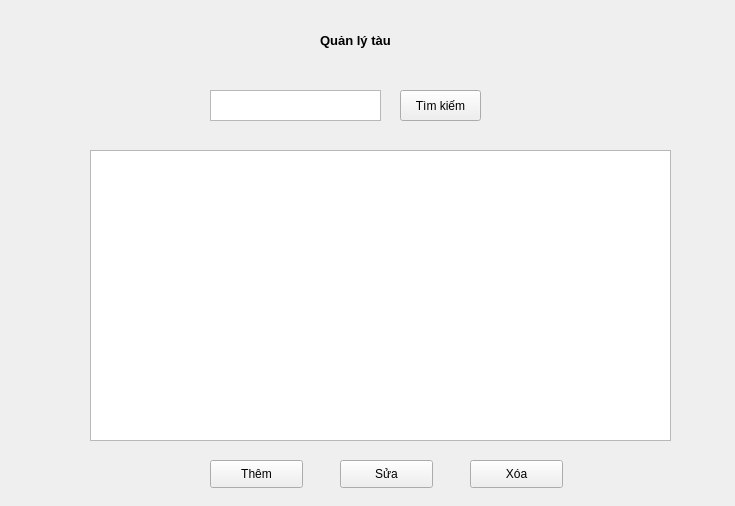
<?xml version="1.0" encoding="UTF-8"?>
<ui version="4.0">
 <class>Form</class>
 <widget class="QWidget" name="Form">
  <property name="geometry">
   <rect>
    <x>0</x>
    <y>0</y>
    <width>735</width>
    <height>506</height>
   </rect>
  </property>
  <property name="windowTitle">
   <string>Form</string>
  </property>
  <widget class="QLabel" name="label">
   <property name="geometry">
    <rect>
     <x>320</x>
     <y>20</y>
     <width>131</width>
     <height>41</height>
    </rect>
   </property>
   <property name="font">
    <font>
     <pointsize>10</pointsize>
     <weight>75</weight>
     <bold>true</bold>
    </font>
   </property>
   <property name="text">
    <string>Quản lý tàu</string>
   </property>
   <property name="textFormat">
    <enum>Qt::PlainText</enum>
   </property>
  </widget>
  <widget class="QPushButton" name="btn_tim_kiem">
   <property name="geometry">
    <rect>
     <x>400</x>
     <y>90</y>
     <width>81</width>
     <height>31</height>
    </rect>
   </property>
   <property name="text">
    <string>Tìm kiếm</string>
   </property>
  </widget>
  <widget class="QTableWidget" name="tableWidget">
   <property name="geometry">
    <rect>
     <x>90</x>
     <y>150</y>
     <width>581</width>
     <height>291</height>
    </rect>
   </property>
  </widget>
  <widget class="QPushButton" name="btn_them">
   <property name="geometry">
    <rect>
     <x>210</x>
     <y>460</y>
     <width>93</width>
     <height>28</height>
    </rect>
   </property>
   <property name="text">
    <string>Thêm</string>
   </property>
  </widget>
  <widget class="QPushButton" name="btn_sua">
   <property name="geometry">
    <rect>
     <x>340</x>
     <y>460</y>
     <width>93</width>
     <height>28</height>
    </rect>
   </property>
   <property name="text">
    <string>Sửa</string>
   </property>
  </widget>
  <widget class="QPushButton" name="btn_xoa">
   <property name="geometry">
    <rect>
     <x>470</x>
     <y>460</y>
     <width>93</width>
     <height>28</height>
    </rect>
   </property>
   <property name="text">
    <string>Xóa</string>
   </property>
  </widget>
  <widget class="QTextEdit" name="textEdit">
   <property name="geometry">
    <rect>
     <x>210</x>
     <y>90</y>
     <width>171</width>
     <height>31</height>
    </rect>
   </property>
  </widget>
 </widget>
 <resources/>
 <connections/>
</ui>
